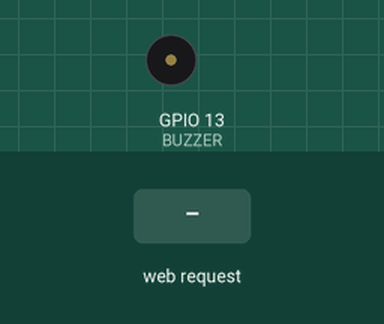
Simulated run of this sketch. Board: ESP32. Parts: buzzer (waves = sounding, pin HIGH). The inputs (shaded band) are chosen by the test bench. What the sketch prints to the serial monitor is not drawn.

Above: at 1.2 s.
1.3 s: HTTP request GET /api/alarme received
At 1.4 s:
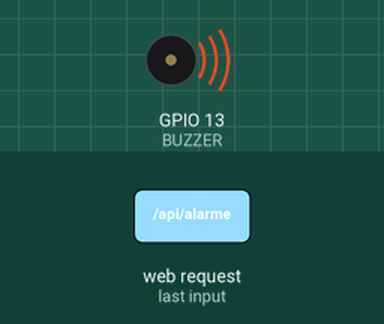
4.3 s: HTTP request GET /api/bip received
6.0 s: HTTP request GET /api/sos received
At 7.42 s:
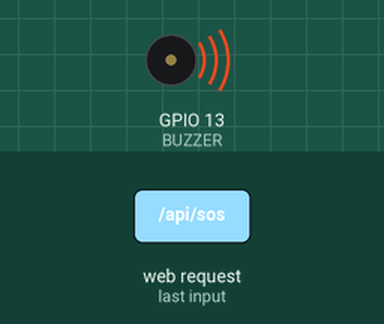
Timing chart, 0 to 11.6 s (numbered marks = the images above; inputs shaded):
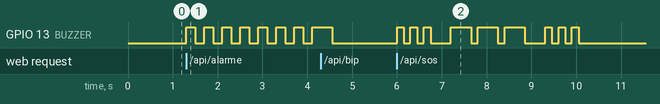

Measured:
- after the input at 1.3 s, GPIO 13 (BUZZER): alternates HIGH for 0.20 s and LOW for 0.20 s, starting at once
- after the input at 6.0 s, GPIO 13 (BUZZER): LOW → HIGH at once, → LOW 0.15 s later, → HIGH 0.15 s later, → LOW 0.15 s later, … (18 changes in this stretch)

The sketch:

buzzer_connected.ino
```cpp
/*
 * FREEnove ESP32-WROVER
 * Chapitre 7 - Buzzer Wi-Fi
 *
 * GPIO 13 -> transistor -> buzzer
 * GPIO 4  -> bouton (non utilise ici)
 *
 * ESP32 en point d'acces Wi-Fi
 * Adresse Web : http://192.168.4.1
 */

#include <WiFi.h>
#include <WebServer.h>

// --- Configuration ---
const int BUZZER = 13;

const char* WIFI_NAME = "ESP32-BUZZER";
const char* WIFI_PASS = "buzzer1234";

WebServer server(80);

// --- Etats ---
enum Mode {
  STOP,
  BIP,
  ALARME,
  SOS,
  MINUTEUR
};

Mode mode = STOP;

unsigned long derniereEtape = 0;
unsigned long debutMinuteur = 0;
unsigned long dureeMinuteur = 0;

int etape = 0;

// SOS : alternance SON / SILENCE en ms
const unsigned int morse[] = {
  150, 150, 150, 150, 150, 450,
  450, 150, 450, 150, 450, 450,
  150, 150, 150, 150, 150, 0
};

const int NB_ETAPES_MORSE =
  sizeof(morse) / sizeof(morse[0]);

void arreter() {
  digitalWrite(BUZZER, LOW);
  mode = STOP;
  etape = 0;
}

void demarrer(Mode nouveauMode) {
  arreter();
  mode = nouveauMode;
  derniereEtape = millis();
  etape = 0;

  if (mode == BIP || mode == ALARME ||
      mode == SOS) {
    digitalWrite(BUZZER, HIGH);
  }
}

// Moteur non bloquant des animations sonores
void actualiserBuzzer() {
  unsigned long maintenant = millis();

  if (mode == STOP) return;

  if (mode == MINUTEUR) {
    if (maintenant - debutMinuteur >= dureeMinuteur) {
      demarrer(ALARME);
    }
    return;
  }

  unsigned long ecoule =
    maintenant - derniereEtape;

  if (mode == BIP) {
    if (ecoule >= 250) arreter();
    return;
  }

  if (mode == ALARME) {
    if (ecoule >= 200) {
      derniereEtape = maintenant;
      etape = 1 - etape;

      digitalWrite(BUZZER,
                   etape == 0 ? HIGH : LOW);
    }
    return;
  }

  if (mode == SOS) {
    if (ecoule >= morse[etape]) {
      etape++;

      if (etape >= NB_ETAPES_MORSE - 1) {
        arreter();
        return;
      }

      derniereEtape = maintenant;
      digitalWrite(
        BUZZER,
        etape % 2 == 0 ? HIGH : LOW
      );
    }
  }
}

const char PAGE[] PROGMEM = R"HTML(
<!DOCTYPE html>
<html lang="fr">
<head>
<meta charset="UTF-8">
<meta name="viewport"
      content="width=device-width,initial-scale=1">
<title>ESP32 Buzzer</title>
<style>
* { box-sizing: border-box; }

body {
  margin: 0;
  min-height: 100vh;
  background: #0b1020;
  color: white;
  font-family: system-ui, sans-serif;
  display: flex;
  justify-content: center;
  align-items: center;
  padding: 20px;
}

.panel {
  width: 100%;
  max-width: 430px;
  background: #172034;
  border: 1px solid #334155;
  border-radius: 24px;
  padding: 28px;
  text-align: center;
}

h1 { margin: 5px 0; }
p { color: #94a3b8; }

.status {
  padding: 22px;
  background: #0b1020;
  border-radius: 16px;
  margin: 22px 0;
  color: #67e8f9;
  font-size: 19px;
}

.grid {
  display: grid;
  grid-template-columns: 1fr 1fr;
  gap: 12px;
}

button {
  padding: 18px 12px;
  border: 0;
  border-radius: 14px;
  color: white;
  font-size: 16px;
  cursor: pointer;
  background: #334155;
}

button:active { transform: scale(.97); }

.stop {
  background: #dc2626;
  width: 100%;
  margin-top: 12px;
}

.timer {
  display: flex;
  gap: 10px;
  margin-top: 15px;
}

input {
  width: 100%;
  min-width: 0;
  padding: 12px;
  border-radius: 10px;
  border: 1px solid #475569;
  color: white;
  background: #0b1020;
  font-size: 16px;
}
</style>
</head>
<body>
<main class="panel">
  <div style="font-size:42px">🔊</div>
  <h1>ESP32 Buzzer</h1>
  <p>Controle Wi-Fi local</p>

  <div id="status" class="status">Chargement...</div>

  <div class="grid">
    <button onclick="action('bip')">
      🔔 Bip simple
    </button>
    <button onclick="action('alarme')">
      🚨 Alarme
    </button>
    <button onclick="action('sos')">
      📡 SOS Morse
    </button>
    <button onclick="action('stop')">
      🔇 Silence
    </button>
  </div>

  <div class="timer">
    <input type="number" id="secondes"
           value="10" min="1" max="3600">
    <button onclick="minuteur()">
      ⏱ Demarrer
    </button>
  </div>

  <button class="stop" onclick="action('stop')">
    ARRETER LE BUZZER
  </button>

  <p>Freenove ESP32-WROVER</p>
</main>

<script>
async function action(nom) {
  try {
    const rep = await fetch('/api/' + nom);
    if (!rep.ok) throw new Error('Commande refusee');
    await actualiser();
  } catch (e) {
    document.getElementById('status').textContent =
      'Erreur de connexion';
  }
}

async function minuteur() {
  const sec = document.getElementById('secondes').value;
  if (+sec < 1 || +sec > 3600) {
    alert('Entre 1 et 3600 secondes');
    return;
  }
  try {
    const rep = await fetch('/api/timer?sec=' + sec);
    if (!rep.ok) throw new Error('Duree invalide');
    await actualiser();
  } catch (e) {
    document.getElementById('status').textContent =
      'Erreur de connexion';
  }
}

async function actualiser() {
  try {
    const rep = await fetch('/api/status');
    if (!rep.ok) throw new Error();
    const data = await rep.json();
    document.getElementById('status').textContent =
      data.status;
  } catch (e) {
    document.getElementById('status').textContent =
      'ESP32 indisponible';
  }
}

setInterval(actualiser, 1000);
actualiser();
</script>
</body>
</html>
)HTML";

// --- Serveur HTTP ---

void envoyerEtat() {
  String etat = "Silencieux";

  switch (mode) {
    case BIP: etat = "Bip en cours"; break;
    case ALARME: etat = "Alarme active"; break;
    case SOS: etat = "SOS en cours"; break;

    case MINUTEUR: {
      unsigned long ecoule =
        millis() - debutMinuteur;

      unsigned long restant =
        ecoule >= dureeMinuteur
        ? 0
        : (dureeMinuteur - ecoule + 999) / 1000;

      etat = "Minuteur : " + String(restant) + " s";
      break;
    }

    default: break;
  }

  String json = "{\"status\":\"" + etat + "\"}";
  server.send(200, "application/json", json);
}

void setup() {
  Serial.begin(115200);

  pinMode(BUZZER, OUTPUT);
  arreter();

  WiFi.mode(WIFI_AP);

  if (!WiFi.softAP(WIFI_NAME, WIFI_PASS)) {
    Serial.println("Erreur point d'acces Wi-Fi");
    return;
  }

  Serial.println();
  Serial.println("=== BUZZER WIFI ===");
  Serial.print("Reseau : ");
  Serial.println(WIFI_NAME);
  Serial.print("Adresse : http://");
  Serial.println(WiFi.softAPIP());

  server.on("/", HTTP_GET, []() {
    server.send_P(200, "text/html", PAGE);
  });

  server.on("/api/bip", HTTP_GET, []() {
    demarrer(BIP);
    server.send(200, "text/plain", "OK");
  });

  server.on("/api/alarme", HTTP_GET, []() {
    demarrer(ALARME);
    server.send(200, "text/plain", "OK");
  });

  server.on("/api/sos", HTTP_GET, []() {
    demarrer(SOS);
    server.send(200, "text/plain", "OK");
  });

  server.on("/api/stop", HTTP_GET, []() {
    arreter();
    server.send(200, "text/plain", "OK");
  });

  server.on("/api/timer", HTTP_GET, []() {
    String valeur = server.arg("sec");
    long secondes = valeur.toInt();

    if (secondes < 1 || secondes > 3600) {
      server.send(400, "text/plain",
                  "Duree invalide");
      return;
    }

    arreter();
    debutMinuteur = millis();
    dureeMinuteur = (unsigned long)secondes * 1000UL;
    mode = MINUTEUR;

    server.send(200, "text/plain", "OK");
  });

  server.on("/api/status", HTTP_GET, envoyerEtat);

  server.begin();
  Serial.println("Serveur Web demarre !");
}

void loop() {
  server.handleClient();
  actualiserBuzzer();
  delay(1);
}
```
